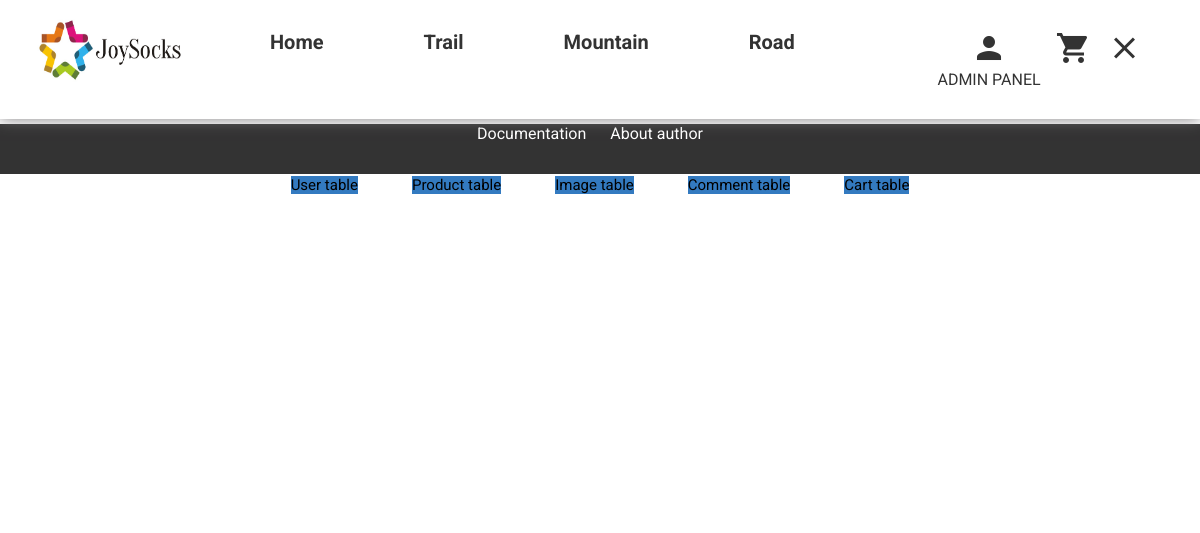
The app's page /panel (signed in) with its own data.
### tables this page shows
CREATE TABLE `nav` (
  `navid` int(11) NOT NULL,
  `title` varchar(30) NOT NULL,
  `link` varchar(30) NOT NULL
);

### index.php (called while the page is built, shortened)
<?php
  require_once 'core/bootstrap.php';
  require_once 'views/partials/header.php';
  require_once 'views/partials/footer.php';

### core/bootstrap.php (called while the page is built, shortened)
<?php
  require_once 'Connection.php';
  $conn = new Connection();

### core/Connection.php (called while the page is built, shortened)
<?php
  class Connection {
    private $conn;
    public function __construct() {
      $this->conn = mysqli_connect("localhost", "root", "", "socks1");
    }
    public function execute($query) {
      $result = mysqli_query($this->conn, $query);
      return $result;
    }
  }

### views/partials/header.php (shortened to what this page needs)
<!DOCTYPE html>
<html>
<head>
  <link rel='stylesheet' type='text/css' href='/assets/css/main.css'>
</head>
<body>
  <header class='flex-row'>
    <div class='logo'>
     <a href="index"><img src='assets/img/other/logo.jpg' width="180px" height="100px"></a>
    </div>
    <nav>
      <ul>
        <?php
            $get_nav = "SELECT * FROM nav";
            $nav = $conn->execute($get_nav);
             while ($n = mysqli_fetch_object($nav)){
                echo "<li><a href='".$n->link."'>".$n->title."</a></li>";
             }
          ?>
      </ul>
    </nav>
    <div class='cart flex-row'>
      <?php
      if (isset($_SESSION['role']) && $_SESSION['role']==1){ ?>
      <a href='panel'>
        <i class="material-icons" style="font-size:36px">person</i>
        <p>ADMIN PANEL</p>
      </a>
      <?php }else { ?>
        <a href='login'>
        <i class="material-icons" style="font-size:36px">person</i>
      </a>
      <?php } ?>
      <a href='account'>
        <i class="material-icons" style="font-size:36px">shopping_cart</i>
      </a>
      <?php if (isset($_SESSION['email'])):?>
      <a href='logout.php'><i class="material-icons" style="font-size:36px">close</i></a>
      <?php endif; ?>
    </div>
  </header>
  <main>

### assets/css/main.css (style rules this page uses)
* { font-family: 'Roboto', sans-serif; margin: 0; padding: 0; box-sizing: border-box; }
.flex-row { display: flex; justify-content: space-between; }
header { box-shadow: 0 0 15px 0 #817e81; position: fixed; background-color: white; z-index: 2; width: 100%; }
.logo { flex: 1; text-align: center; }
nav { flex: 3; }
nav ul { list-style: none; }
nav ul li { display: inline-block; padding: 30px 50px; }
nav a { text-decoration: none; color: #333; font-weight: bold; font-size: 20px; }
.cart { flex: 1; text-align: center; padding: 30px 50px; justify-content: space-around; }
.cart a { text-decoration: none; color: #333; }
main { position: relative; top: 105px; min-height: 400px; background-color: #FFFFFF; }

### records on screen
nav: title "Home"
nav: title "Trail"
nav: title "Mountain"
nav: title "Road"
